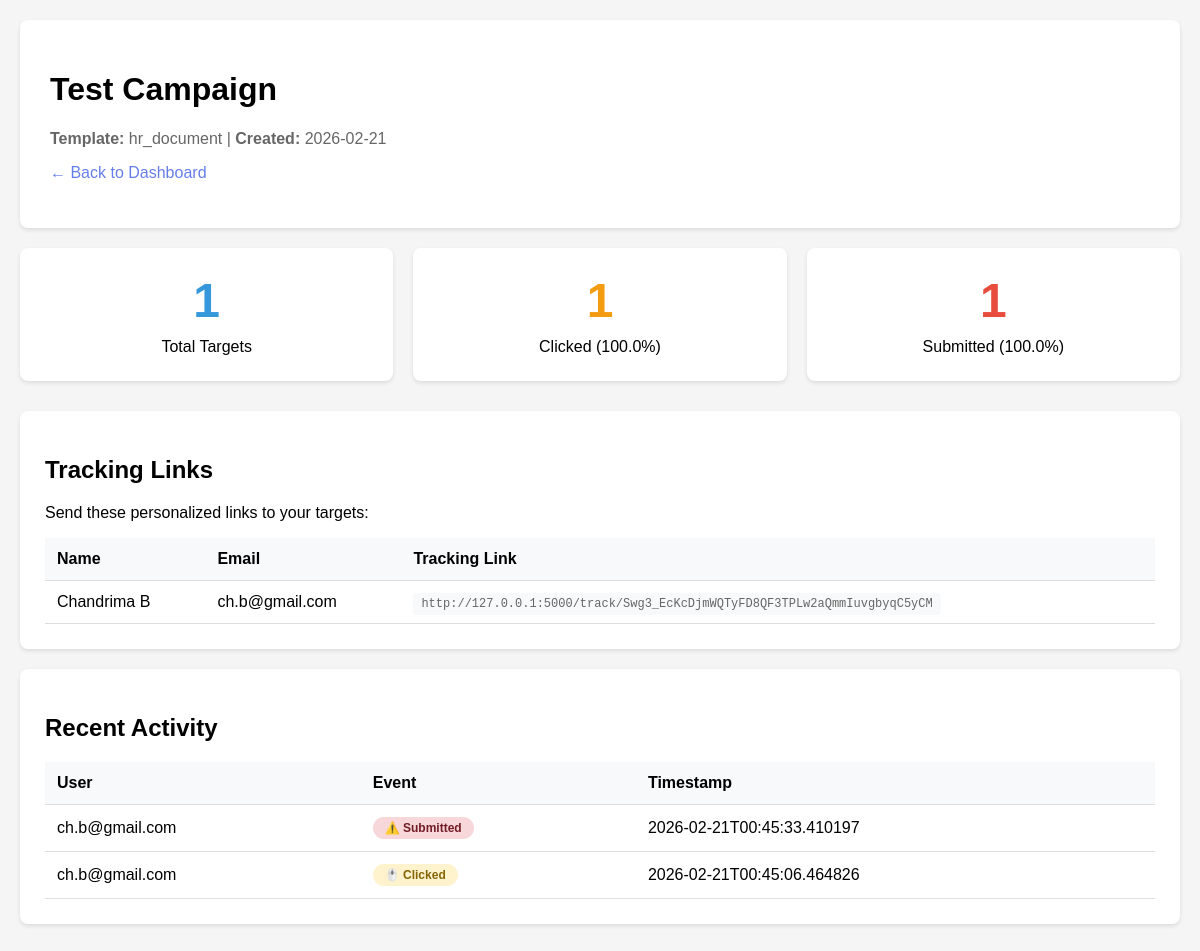
The page /campaign/uRQKSom0qPfFlgMWRaYWvg on the database its author committed.
### tables this page shows
CREATE TABLE campaigns
                 (id TEXT PRIMARY KEY,
                  name TEXT,
                  template TEXT,
                  created_at TEXT);

CREATE TABLE targets
                 (id INTEGER PRIMARY KEY AUTOINCREMENT,
                  campaign_id TEXT,
                  email TEXT,
                  name TEXT,
                  token TEXT UNIQUE);

CREATE TABLE events
                 (id INTEGER PRIMARY KEY AUTOINCREMENT,
                  campaign_id TEXT,
                  user_email TEXT,
                  event_type TEXT,
                  timestamp TEXT);

### app.py (the view)
@app.route('/campaign/<campaign_id>')
def campaign_detail(campaign_id):
    conn = sqlite3.connect('phishing.db')
    c = conn.cursor()
    c.execute("SELECT * FROM campaigns WHERE id = ?", (campaign_id,))
    campaign = c.fetchone()
    c.execute("SELECT email, name, token FROM targets WHERE campaign_id = ?", (campaign_id,))
    targets = c.fetchall()
    c.execute("SELECT COUNT(*) FROM targets WHERE campaign_id = ?", (campaign_id,))
    total_targets = c.fetchone()[0]
    c.execute("SELECT COUNT(DISTINCT user_email) FROM events WHERE campaign_id = ? AND event_type = 'clicked'", (campaign_id,))
    clicked_count = c.fetchone()[0]
    c.execute("SELECT COUNT(DISTINCT user_email) FROM events WHERE campaign_id = ? AND event_type = 'submitted_credentials'", (campaign_id,))
    submitted_count = c.fetchone()[0]
    c.execute("SELECT * FROM events WHERE campaign_id = ? ORDER BY timestamp DESC LIMIT 20", (campaign_id,))
    events = c.fetchall()
    conn.close()
    click_rate = round((clicked_count / total_targets * 100) if total_targets > 0 else 0, 1)
    submit_rate = round((submitted_count / total_targets * 100) if total_targets > 0 else 0, 1)
    return render_template('campaign_detail.html',
                         campaign=campaign,
                         targets=targets,
                         total_targets=total_targets,
                         clicked_count=clicked_count,
                         submitted_count=submitted_count,
                         click_rate=click_rate,
                         submit_rate=submit_rate,
                         events=events)

### templates/campaign_detail.html (shortened to what this page needs)
<!DOCTYPE html>
<html>
<head>
</head>
<body>
    <div class="container">
        <div class="header">
            <h1>{{ campaign[1] }}</h1>
            <p style="color: #666; margin-top: 10px;">
                <strong>Template:</strong> {{ campaign[2] }} |
                <strong>Created:</strong> {{ campaign[3][:10] }}
            </p>
            <p><a href="/">← Back to Dashboard</a></p>
        </div>
        <div class="stats-grid">
            <div class="stat-card">
                <div class="stat-number total">{{ total_targets }}</div>
                <div>Total Targets</div>
            </div>
            <div class="stat-card">
                <div class="stat-number clicked">{{ clicked_count }}</div>
                <div>Clicked ({{ click_rate }}%)</div>
            </div>
            <div class="stat-card">
                <div class="stat-number submitted">{{ submitted_count }}</div>
                <div>Submitted ({{ submit_rate }}%)</div>
            </div>
        </div>
        <div class="card">
            <h2>Tracking Links</h2>
            <p>Send these personalized links to your targets:</p>
            <table>
                <thead>
                    <tr>
                        <th>Name</th>
                        <th>Email</th>
                        <th>Tracking Link</th>
                    </tr>
                </thead>
                <tbody>
                    {% for target in targets %}
                    <tr>
                        <td>{{ target[1] }}</td>
                        <td>{{ target[0] }}</td>
                        <td>
                            <span class="tracking-link">
                                http://127.0.0.1:5000/track/{{ target[2] }}
                            </span>
                        </td>
                    </tr>
                    {% endfor %}
                </tbody>
            </table>
        </div>
        <div class="card">
            <h2>Recent Activity</h2>
            {% if events %}
            <table>
                <thead>
                    <tr>
                        <th>User</th>
                        <th>Event</th>
                        <th>Timestamp</th>
                    </tr>
                </thead>
                <tbody>
                    {% for event in events %}
                    <tr>
                        <td>{{ event[2] }}</td>
                        <td>
                            {% if event[3] == 'clicked' %}
                            <span class="badge badge-clicked">🖱️ Clicked</span>
                            {% else %}
                            <span class="badge badge-submitted">⚠️ Submitted</span>
                            {% endif %}
                        </td>
                        <td>{{ event[4] }}</td>
                    </tr>
                    {% endfor %}
                </tbody>
            </table>
            {% else %}
            <p style="color: #999; text-align: center; padding: 40px;">No activity yet</p>
            {% endif %}
        </div>
    </div>
</body>
</html>

### templates/campaign_detail.html (style rules this page uses)
body { font-family: Arial, sans-serif; background: #f5f5f5; margin: 0; padding: 20px; }
.container { max-width: 1200px; margin: 0 auto; }
.header { background: white; padding: 30px; border-radius: 8px; margin-bottom: 20px; box-shadow: 0 2px 4px rgba(0,0,0,0.1); }
.stats-grid { display: grid; grid-template-columns: repeat(auto-fit, minmax(200px, 1fr)); gap: 20px; margin-bottom: 30px; }
.stat-card { background: white; padding: 25px; border-radius: 8px; box-shadow: 0 2px 4px rgba(0,0,0,0.1); text-align: center; }
.stat-number { font-size: 48px; font-weight: bold; margin-bottom: 10px; }
.total { color: #3498db; }
.clicked { color: #f39c12; }
.submitted { color: #e74c3c; }
.card { background: white; padding: 25px; border-radius: 8px; box-shadow: 0 2px 4px rgba(0,0,0,0.1); margin-bottom: 20px; }
table { width: 100%; border-collapse: collapse; }
th, td { padding: 12px; text-align: left; border-bottom: 1px solid #ddd; }
th { background: #f8f9fa; font-weight: 600; }
.tracking-link { font-family: monospace; font-size: 12px; color: #666; background: #f8f9fa; padding: 4px 8px; border-radius: 4px; }
.badge { display: inline-block; padding: 4px 12px; border-radius: 12px; font-size: 12px; font-weight: 600; }
.badge-clicked { background: #fff3cd; color: #856404; }
.badge-submitted { background: #f8d7da; color: #721c24; }
a { color: #667eea; text-decoration: none; }

### rows shown on the page
campaigns: name "Test Campaign", template "hr_document", created_at "2026-02-21"
targets: name "Chandrima B", email "ch.b@gmail.com", token "Swg3_EcKcDjmWQTyFD8QF3TPLw2aQmmIuvgbyqC5yCM"
events: user_email "ch.b@gmail.com", shows "⚠️ Submitted", timestamp "2026-02-21T00:45:33.410197"
events: user_email "ch.b@gmail.com", event_type "🖱️ Clicked", timestamp "2026-02-21T00:45:06.464826"

### other values the page prints
{{ total_targets }} "1"
{{ clicked_count }} "1"
{{ click_rate }} "100.0"
{{ submitted_count }} "1"
{{ submit_rate }} "100.0"
